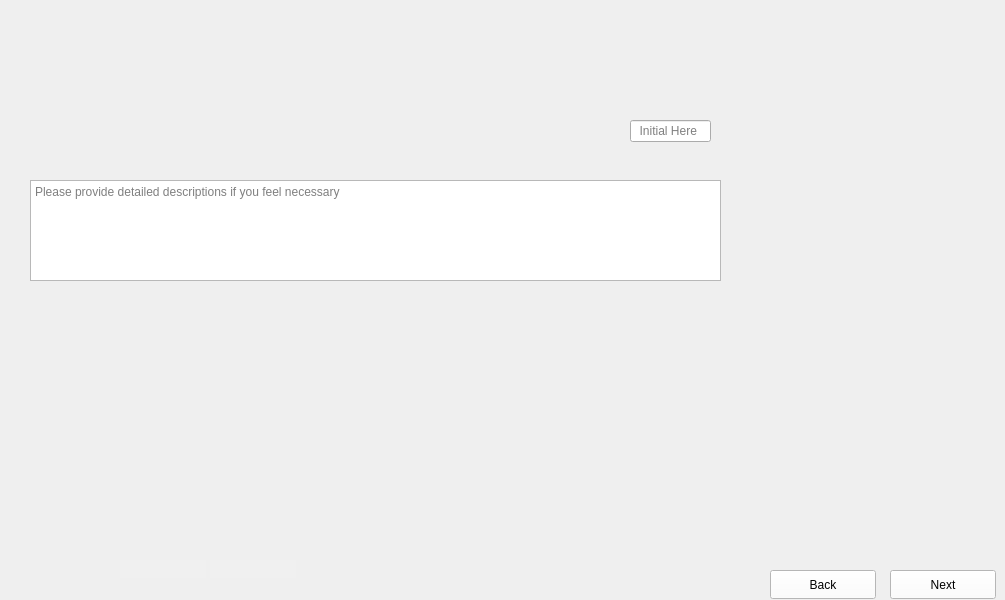
      <widget class="QWidget" name="Fill_Second_Pillars_and_Frame_4">
       <property name="maximumSize">
        <size>
         <width>1024</width>
         <height>600</height>
        </size>
       </property>
       <property name="styleSheet">
        <string notr="true">border-image: url(:/images/images/Fill_Second_Pillars_and_Frame_4.png);</string>
       </property>
       <widget class="QLineEdit" name="Fill_Second_Pillars_and_Frame_4_Data">
        <property name="geometry">
         <rect>
          <x>630</x>
          <y>120</y>
          <width>81</width>
          <height>22</height>
         </rect>
        </property>
        <property name="styleSheet">
         <string notr="true">border-image:None;</string>
        </property>
        <property name="placeholderText">
         <string>  Initial Here</string>
        </property>
       </widget>
       <widget class="QTextEdit" name="Fill_Second_Pillars_and_Frame_4_Comments">
        <property name="geometry">
         <rect>
          <x>30</x>
          <y>180</y>
          <width>691</width>
          <height>101</height>
         </rect>
        </property>
        <property name="styleSheet">
         <string notr="true">border-image:None;</string>
        </property>
        <property name="placeholderText">
         <string>Please provide detailed descriptions if you feel necessary </string>
        </property>
       </widget>
       <widget class="QLineEdit" name="Fill_Second_Pillars_and_Frame_4_Initials">
        <property name="geometry">
         <rect>
          <x>210</x>
          <y>560</y>
          <width>86</width>
          <height>18</height>
         </rect>
        </property>
        <property name="styleSheet">
         <string notr="true">QLineEdit{
background-color: rgb(240, 240, 240);
border: none;
border-image:None;
}</string>
        </property>
       </widget>
       <widget class="QLineEdit" name="Fill_Second_Pillars_and_Frame_4_Dates">
        <property name="geometry">
         <rect>
          <x>120</x>
          <y>560</y>
          <width>86</width>
          <height>18</height>
         </rect>
        </property>
        <property name="styleSheet">
         <string notr="true">QLineEdit{
background-color: rgb(240, 240, 240);
border: none;
border-image:None;
}</string>
        </property>
       </widget>
       <widget class="QPushButton" name="Fill_Second_Pillars_and_Frame_4_Next">
        <property name="geometry">
         <rect>
          <x>890</x>
          <y>570</y>
          <width>106</width>
          <height>29</height>
         </rect>
        </property>
        <property name="styleSheet">
         <string notr="true">QPushButton{
background-color: rgb(255, 255, 255);
height: 35px;
border-image:None;
}
QPushButton::hover{
background-color: rgb(0, 0, 255);
}
QPushButton:pressed{
padding-top:7px;
padding-top:7px;
}</string>
        </property>
        <property name="text">
         <string>Next</string>
        </property>
       </widget>
       <widget class="QPushButton" name="Fill_Second_Pillars_and_Frame_4_Back">
        <property name="geometry">
         <rect>
          <x>770</x>
          <y>570</y>
          <width>106</width>
          <height>29</height>
         </rect>
        </property>
        <property name="styleSheet">
         <string notr="true">QPushButton{
background-color: rgb(255, 255, 255);
height: 35px;
border-image:None;
}
QPushButton::hover{
background-color: rgb(0, 0, 255);
}
QPushButton:pressed{
padding-top:7px;
padding-top:7px;
}</string>
        </property>
        <property name="text">
         <string>Back</string>
        </property>
       </widget>
      </widget>
